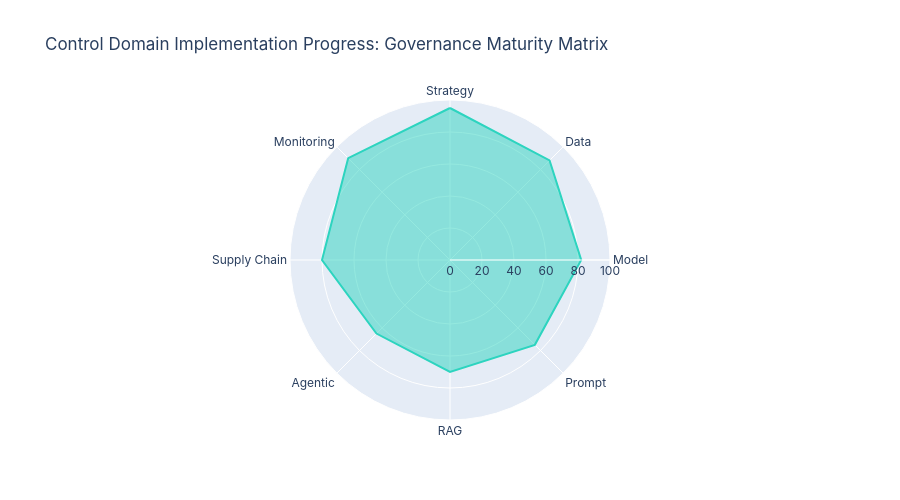

This figure's notebook cell:
### Markdown cell above
## 4. Control Domain Implementation Maturity
Visualizing implementation progress across all **15 Governance Domains**. This radar map identifies maturity gaps in 'Agentic' or 'Supply Chain' controls relative to foundational strategy.

### Code cell
aigrc_utils.display_domain_progress_radar(progress_df)

### Figure 1 — Plotly figure (JSON) as saved in the notebook; plotly's stock layout.template omitted (floating-point values rounded to 4 significant figures)
{"data": [{"fill": "toself", "hovertemplate": "Progress=%{r}<br>Domain=%{theta}<extra></extra>", "legendgroup": "", "line": {"color": "#2dd4bf", "dash": "solid"}, "marker": {"symbol": "circle"}, "mode": "lines", "name": "", "r": [95, 88, 82, 75, 70, 65, 80, 90, 95], "showlegend": false, "subplot": "polar", "theta": ["Strategy", "Data", "Model", "Prompt", "RAG", "Agentic", "Supply Chain", "Monitoring", "Strategy"], "type": "scatterpolar"}], "layout": {"font": {"family": "Inter"}, "height": 500, "legend": {"tracegroupgap": 0}, "polar": {"angularaxis": {"direction": "clockwise", "rotation": 90}, "domain": {"x": [0, 1], "y": [0, 1]}, "radialaxis": {"range": [0, 100], "visible": true}}, "title": {"text": "Control Domain Implementation Progress: Governance Maturity Matrix"}}}
